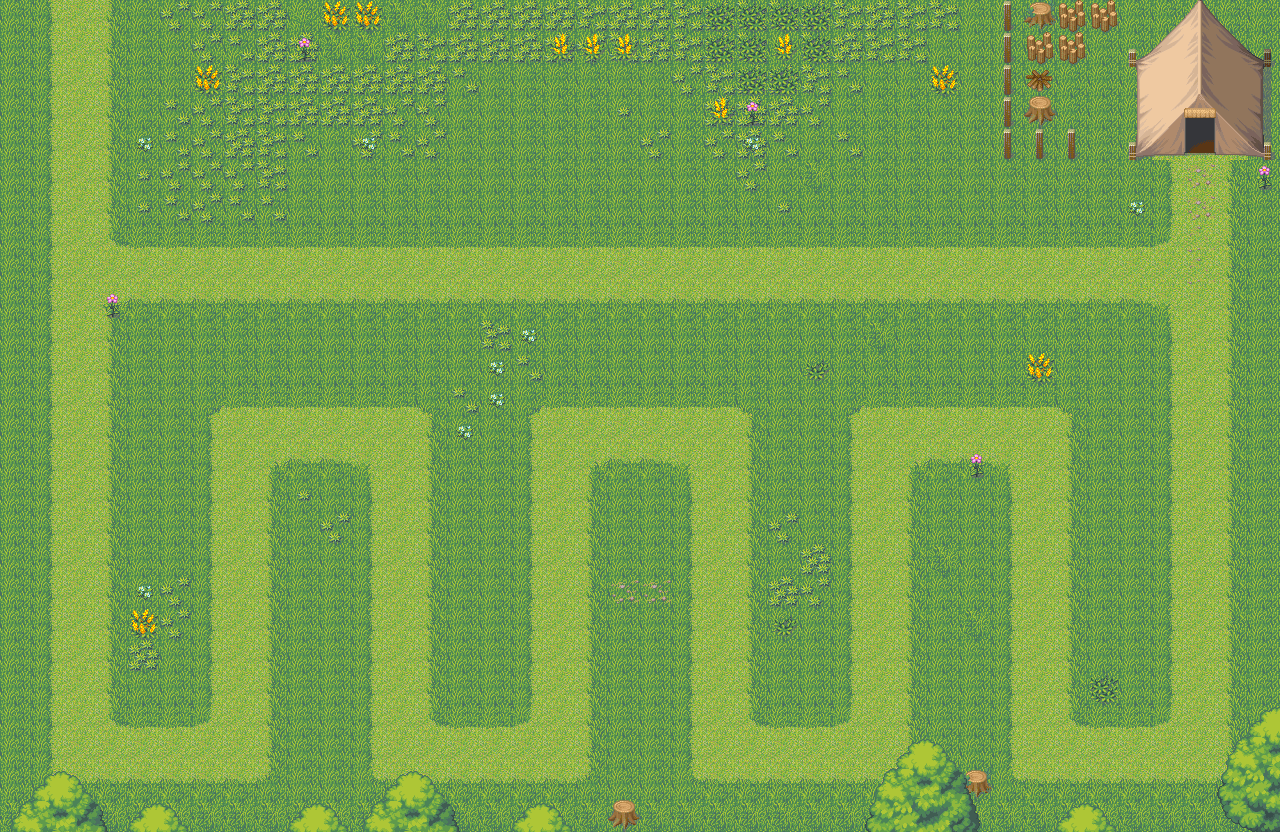

This is a level from a 2D game, rendered from its Tiled map with the project's own tilesets. A one-line summary and the map file follow, with tile-layer data summarised:
An orthogonal 40x26 tile map with 32x32 px tiles, 3 tile layers (块层 1, 块层 2, 块层 3) and 94 objects (92x Pos, Path_001, Path_002).

<map version="1.0" orientation="orthogonal" renderorder="right-down" width="40" height="26" tilewidth="32" tileheight="32" nextobjectid="118">
 <properties>
  <property name="WaveCount" type="int" value="4" />
 </properties>
 <tileset firstgid="1" name="001-Grassland01" tilewidth="32" tileheight="32" tilecount="144" columns="8">
  <image source="texture_001.png" trans="ffffff" width="256" height="576" />
 </tileset>
 <layer name="块层 1" width="40" height="26">
  <data>[1040 cells, 1040 non-empty, 2 distinct tile ids]</data>
 </layer>
 <layer name="块层 2" width="40" height="26">
  <data>[1040 cells, 531 non-empty, 54 distinct tile ids]</data>
 </layer>
 <layer name="块层 3" width="40" height="26">
  <data>[1040 cells, 88 non-empty, 26 distinct tile ids]</data>
 </layer>
 <objectgroup name="TowerPos">
  <properties>
   <property name="TowerPosHeight" type="float" value="64" />
   <property name="TowerPosWidth" type="float" value="64" />
  </properties>
  <object id="5" name="Pos" x="128" y="320" width="64" height="64" />
  <object id="6" name="Pos" x="192" y="320" width="64" height="64" />
  <object id="7" name="Pos" x="256" y="320" width="64" height="64" />
  <object id="8" name="Pos" x="512" y="320" width="64" height="64" />
  <object id="11" name="Pos" x="384" y="320" width="64" height="64" />
  <object id="12" name="Pos" x="320" y="320" width="64" height="64" />
  <object id="13" name="Pos" x="448" y="320" width="64" height="64" />
  <object id="14" name="Pos" x="768" y="320" width="64" height="64" />
  <object id="15" name="Pos" x="896" y="320" width="64" height="64" />
  <object id="16" name="Pos" x="640" y="320" width="64" height="64" />
  <object id="17" name="Pos" x="576" y="320" width="64" height="64" />
  <object id="18" name="Pos" x="704" y="320" width="64" height="64" />
  <object id="19" name="Pos" x="832" y="320" width="64" height="64" />
  <object id="20" name="Pos" x="960" y="320" width="64" height="64" />
  <object id="21" name="Pos" x="1024" y="320" width="64" height="64" />
  <object id="22" name="Pos" x="1088" y="320" width="64" height="64" />
  <object id="23" name="Pos" x="128" y="384" width="64" height="64" />
  <object id="24" name="Pos" x="128" y="448" width="64" height="64" />
  <object id="25" name="Pos" x="128" y="512" width="64" height="64" />
  <object id="26" name="Pos" x="128" y="576" width="64" height="64" />
  <object id="27" name="Pos" x="128" y="640" width="64" height="64" />
  <object id="28" name="Pos" x="448" y="640" width="64" height="64" />
  <object id="29" name="Pos" x="448" y="576" width="64" height="64" />
  <object id="30" name="Pos" x="448" y="512" width="64" height="64" />
  <object id="31" name="Pos" x="448" y="448" width="64" height="64" />
  <object id="32" name="Pos" x="448" y="384" width="64" height="64" />
  <object id="33" name="Pos" x="768" y="640" width="64" height="64" />
  <object id="34" name="Pos" x="768" y="576" width="64" height="64" />
  <object id="35" name="Pos" x="768" y="512" width="64" height="64" />
  <object id="36" name="Pos" x="768" y="448" width="64" height="64" />
  <object id="37" name="Pos" x="768" y="384" width="64" height="64" />
  <object id="38" name="Pos" x="1088" y="640" width="64" height="64" />
  <object id="39" name="Pos" x="1088" y="576" width="64" height="64" />
  <object id="40" name="Pos" x="1088" y="512" width="64" height="64" />
  <object id="41" name="Pos" x="1088" y="448" width="64" height="64" />
  <object id="42" name="Pos" x="1088" y="384" width="64" height="64" />
  <object id="43" name="Pos" x="288" y="736" width="64" height="64" />
  <object id="44" name="Pos" x="288" y="672" width="64" height="64" />
  <object id="45" name="Pos" x="288" y="608" width="64" height="64" />
  <object id="46" name="Pos" x="288" y="544" width="64" height="64" />
  <object id="47" name="Pos" x="288" y="480" width="64" height="64" />
  <object id="48" name="Pos" x="608" y="736" width="64" height="64" />
  <object id="49" name="Pos" x="608" y="672" width="64" height="64" />
  <object id="50" name="Pos" x="608" y="608" width="64" height="64" />
  <object id="51" name="Pos" x="608" y="544" width="64" height="64" />
  <object id="52" name="Pos" x="608" y="480" width="64" height="64" />
  <object id="54" name="Pos" x="928" y="672" width="64" height="64" />
  <object id="55" name="Pos" x="928" y="608" width="64" height="64" />
  <object id="56" name="Pos" x="928" y="544" width="64" height="64" />
  <object id="57" name="Pos" x="928" y="480" width="64" height="64" />
  <object id="58" name="Pos" x="704" y="160" width="64" height="64" />
  <object id="59" name="Pos" x="768" y="160" width="64" height="64" />
  <object id="60" name="Pos" x="960" y="160" width="64" height="64" />
  <object id="61" name="Pos" x="1024" y="160" width="64" height="64" />
  </objectgroup>
 <objectgroup name="Path">
  <!-- 2 objects omitted --></objectgroup>
 <objectgroup name="Wave001">
  <properties>
   <property name="m001" value="1 0 1.0" />
   <property name="m002" value="1 0 1.0" />
   <property name="m003" value="1 0 1.0" />
   <property name="m004" value="1 0 1.0" />
   <property name="m005" value="1 0 1.0" />
   <property name="m006" value="1 0 1.0" />
   <property name="m007" value="1 0 1.0" />
   <property name="m008" value="1 0 1.0" />
   <property name="m009" value="1 0 1.0" />
   <property name="m010" value="1 0 1.0" />
   <property name="momsterCount" type="int" value="10" />
   <property name="waveTime" type="float" value="30" />
  </properties>
 </objectgroup>
 <objectgroup name="Wave002">
  <properties>
   <property name="m001" value="1 0 1.0" />
   <property name="m002" value="1 1 1.0" />
   <property name="m003" value="1 0 1.0" />
   <property name="m004" value="1 1 1.0" />
   <property name="m005" value="1 0 1.0" />
   <property name="m006" value="1 1 1.0" />
   <property name="m007" value="1 0 1.0" />
   <property name="m008" value="1 1 1.0" />
   <property name="m009" value="1 0 1.0" />
   <property name="m010" value="1 1 1.0" />
   <property name="momsterCount" type="int" value="10" />
   <property name="waveTime" type="int" value="30" />
  </properties>
 </objectgroup>
 <objectgroup name="Wave003">
  <properties>
   <property name="m001" value="1 0 0.75" />
   <property name="m002" value="1 0 0.75" />
   <property name="m003" value="1 0 0.75" />
   <property name="m004" value="1 0 0.75" />
   <property name="m005" value="1 0 0.75" />
   <property name="m006" value="1 0 0.75" />
   <property name="m007" value="1 0 0.75" />
   <property name="m008" value="1 0 0.75" />
   <property name="m009" value="1 0 0.75" />
   <property name="m010" value="1 0 0.75" />
   <property name="m011" value="1 0 0.75" />
   <property name="m012" value="1 0 0.75" />
   <property name="m013" value="1 0 0.75" />
   <property name="m014" value="1 0 0.75" />
   <property name="m015" value="1 0 0.75" />
   <property name="momsterCount" type="int" value="15" />
   <property name="waveTime" type="int" value="45" />
  </properties>
 </objectgroup>
 <objectgroup name="Wave004">
  <properties>
   <property name="m001" value="1 1 0.75" />
   <property name="m002" value="1 1 0.75" />
   <property name="m003" value="1 1 0.75" />
   <property name="m004" value="1 1 0.75" />
   <property name="m005" value="1 1 0.75" />
   <property name="m006" value="1 1 0.75" />
   <property name="m007" value="1 1 0.75" />
   <property name="m008" value="1 1 0.75" />
   <property name="m009" value="1 1 0.75" />
   <property name="m010" value="1 1 0.75" />
   <property name="m011" value="1 1 0.75" />
   <property name="m012" value="1 1 0.75" />
   <property name="m013" value="1 1 0.75" />
   <property name="m014" value="1 1 0.75" />
   <property name="m015" value="1 1 0.75" />
   <property name="momsterCount" type="int" value="15" />
   <property name="waveTime" type="int" value="45" />
  </properties>
 </objectgroup>
</map>
<!-- 40 of 94 objects omitted -->
